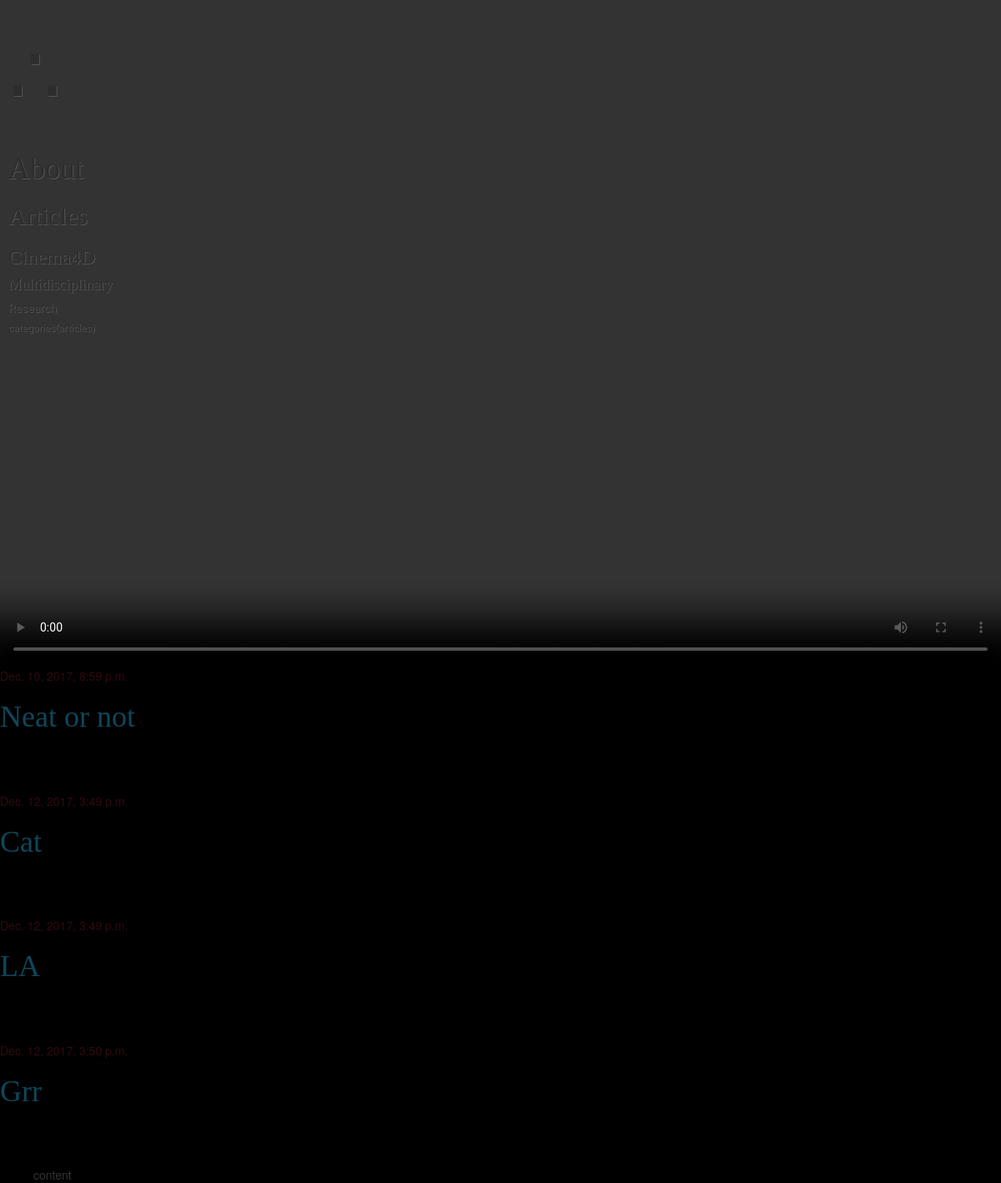
Screenshot of /post/category/general/ with the database file from the repository.
### blog/models.py (models this page shows, shortened)
class Post(models.Model):
    author = models.ForeignKey('auth.User', on_delete=models.CASCADE)
    title = models.CharField(max_length=200)
    text = models.TextField()
    created_date = models.DateTimeField(
            default=timezone.now)
    published_date = models.DateTimeField(
            blank=True, null=True)
    category = models.CharField(max_length=200)

### blog/views.py (the view)
# urls.py: path('post/category/<category_name>/', views.post_list, name='categorised_list'),
def post_list(request, category_name):
	posts = Post.objects.filter(published_date__lte=timezone.now(), category=category_name).order_by('published_date')
	return render(request, 'blog/post_list.html', {'posts': posts})

### blog/templates/blog/post_list.html
{% extends 'blog/base.html' %}
{% block content %}
    {% for post in posts %}
        <div class="post">
            <div class="date">
                {{ post.published_date }}
            </div>
            <h1><a href="{% url 'post_detail' pk=post.pk %}">{{ post.title }}</a></h1>
        </div>
    {% endfor %}
{% endblock %}

### blog/static/blog/css/blog.css (style rules this page uses)
h1 a { color: #300A11; font-family: 'Aldrich'; }
h1, h2, h3, h4 { font-family: 'Aldrich', cursive; }
.date { color: #300A11; }
.post { margin-bottom: 70px; }
.post h1 a, .post h1 a:visited { color: #0E475B; }

### blog/templates/blog/base.html (style rules this page uses)
body { margin:0px; background:#000; max-width:1000; }

### rows the page displays
Post: published_date "Dec. 10, 2017, 8:59 p.m.", title "Neat or not"
Post: published_date "Dec. 12, 2017, 3:49 p.m.", title "Cat"
Post: published_date "Dec. 12, 2017, 3:49 p.m.", title "LA"
Post: published_date "Dec. 12, 2017, 3:50 p.m.", title "Grr"
